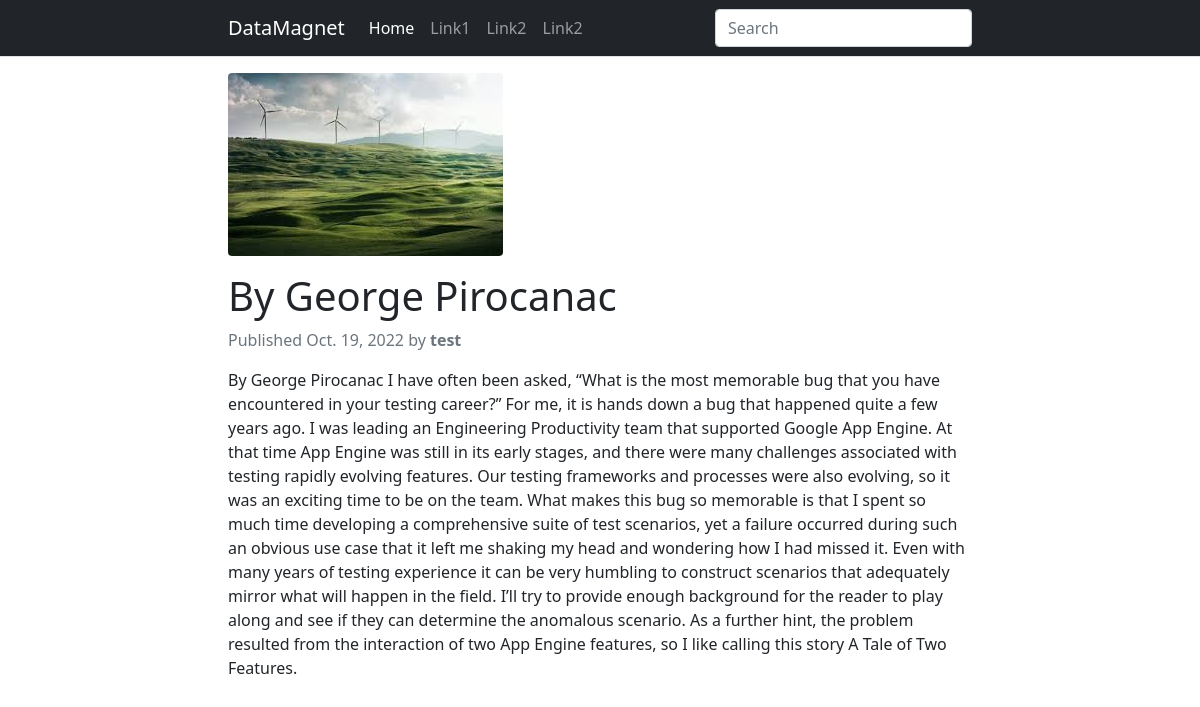
/by-george-pirocanac/, run on the app's committed database.
### home/models.py (models this page shows, shortened)
class Post(models.Model):
    STATUS_CHOICES = (
    ('draft', 'Draft'),
    ('published', 'Published'),
    )
    title = models.CharField(max_length=250)
    slug = models.SlugField(max_length=250, unique_for_date='publish')
    author = models.ForeignKey(User,on_delete=models.CASCADE,related_name='blog_posts')
    body = RichTextUploadingField()
    image = models.ImageField(upload_to='featured_image/%Y/%m/%d/')
    publish = models.DateTimeField(default=timezone.now)
    created = models.DateTimeField(auto_now_add=True)
    updated = models.DateTimeField(auto_now=True)
    status = models.CharField(max_length=10,choices=STATUS_CHOICES,default='draft')
    class Meta:
        ordering = ('-publish',)
    objects = models.Manager() #default manager
    published = PublishedManager() #custom manager

### home/views.py (the view)
# urls.py: path('<slug:post>/',views.post_detail,name="post_detail"),
def post_detail(request, post):
    post=get_object_or_404(Post,slug=post,status='published')
    return render(request, 'post_detail.html',{'post':post})

### templates/post_detail.html (shortened to what this page needs)
{% extends 'base.html' %}
{% block content %}
    <article>
        <figure>
		 <img src="{{ post.image.url }}" class="rounded" alt="{{post.title}}">
        </figure>
        <div class="mt-3">
            <h1>{{post.title}}</h1>
            <p class="text-muted">
                Published {{ post.publish.date }} by <strong>{{ post.author }}</strong>
            </p>
        </div>
        <div class="article-body">
				{{post.body|safe}}
        </div>
    </article>
{% endblock content %}

### static/style.css (style rules this page uses)
article img { max-width: 100% !important; height: auto !important; border-radius: .35rem!important; }

### data on the page
Post: image (picture), title "By George Pirocanac", publish "Oct. 19, 2022", author "test", body "By George Pirocanac I have often been asked, “What is the most memorable bug that you have encountered in your testing career?” For me, it is hands down a bug that happened quite a few years ago. I was leading an Engineering Productivity team that supported Google App Engine. At that time App Engine was still in its early stages, and there were many challenges associated with testing rapidly evolving features. Our testing frameworks and processes were also evolving, so it was an exciting time to be on the team. What makes this bug so memorable is that I spent so much time developing a comprehensive suite of test scenarios, yet a failure occurred during such an obvious use case that it left…"
